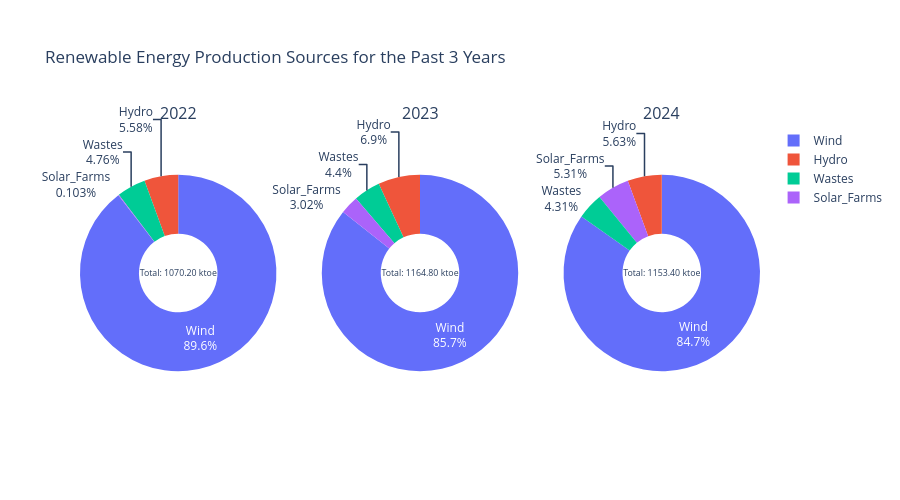

Notebook code cell kept with this figure:
### Markdown cell above
## 1.2 Data Visualisation

The pie charts below illustrate the distribution of renewable and non-renewable energy production sources in Ireland for the past three years (2022-2024). The charts present the percentage contribution and total energy produced each year. This information helps identify the dominant sources of energy production, which may assist grid distributors and energy stakeholders in making strategic decisions regarding resource allocation, infrastructure investment, and future energy planning.

### Code cell
generate_pie_chart(ie_power_production_df, 2021, 2025, renewable_energy, 'Renewable Energy Production Sources for the Past 3 Years')

### Figure 1 — Plotly figure (JSON) as saved in the notebook; plotly's stock layout.template omitted (floating-point values rounded to 4 significant figures)
{"data": [{"domain": {"x": [0, 0.2889], "y": [0, 1]}, "hole": 0.4, "hoverinfo": "label+percent+value", "labels": ["Hydro", "Solar_Farms", "Wastes", "Wind"], "name": "2022.0", "textinfo": "label+percent", "title": {"text": "Total: 1070.20 ktoe"}, "type": "pie", "values": [59.7, 1.1, 50.9, 958.5]}, {"domain": {"x": [0.3556, 0.6444], "y": [0, 1]}, "hole": 0.4, "hoverinfo": "label+percent+value", "labels": ["Hydro", "Solar_Farms", "Wastes", "Wind"], "name": "2023.0", "textinfo": "label+percent", "title": {"text": "Total: 1164.80 ktoe"}, "type": "pie", "values": [80.4, 35.2, 51.2, 998]}, {"domain": {"x": [0.7111, 1], "y": [0, 1]}, "hole": 0.4, "hoverinfo": "label+percent+value", "labels": ["Hydro", "Solar_Farms", "Wastes", "Wind"], "name": "2024.0", "textinfo": "label+percent", "title": {"text": "Total: 1153.40 ktoe"}, "type": "pie", "values": [64.9, 61.3, 49.7, 977.5]}], "layout": {"annotations": [{"font": {"size": 16}, "showarrow": false, "text": "2022", "x": 0.1444, "xanchor": "center", "xref": "paper", "y": 1, "yanchor": "bottom", "yref": "paper"}, {"font": {"size": 16}, "showarrow": false, "text": "2023", "x": 0.5, "xanchor": "center", "xref": "paper", "y": 1, "yanchor": "bottom", "yref": "paper"}, {"font": {"size": 16}, "showarrow": false, "text": "2024", "x": 0.8556, "xanchor": "center", "xref": "paper", "y": 1, "yanchor": "bottom", "yref": "paper"}], "height": 500, "title": {"text": "Renewable Energy Production Sources for the Past 3 Years"}}}
